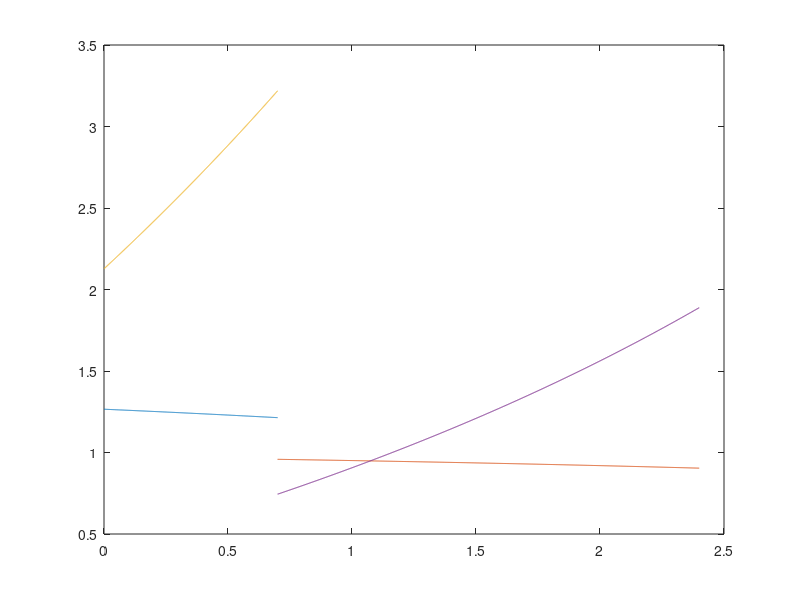

Write the MATLAB code that produced this figure.

% Openrocket on drive


% Parameters

res = 1000; % Timestep resolution


%%%% Distance is from tip of Nose Cone
% Mass in kg
% Distance in meters
% Time in Seconds

% Booster and Sustainer Time Values

Tboost     = .7;   
Tsust      = 1.7;   

%% Lengths
% Lengths (m)
Lnosecone        = .500;  % Nosecone and Forward Body Tube
Lshoulder        = .090;
Lebay            = .200;
Lsustbodytube    = .660; 
Lforwardfins     = .200;
Lstagingcoupler  = .200;
Lboosterbodytube = .600;
Laftfins         = .110;
Lboost           = .320;    
Lsust            = .320;

% Internal electronics (m)  
Lbattery       = 0.0265;      
Laltimeter     = 0.0996;
LSEDSaltimeter = 0.06985;
Lswitch        = 0.01;

% Internal pieces (m)
Ldrogueparachute  = 0.04;
Lmainparachute    = 0.06;  
Lboosterparachute = 0.05;

% Coupler BodyTube Pieces
couplerBodyTube = .02;  %(m)

% Motor Hang
motorhang = .03; 

%% Distances

%Distance from tip of Nose Cone (Never have to Change) (Centroid) check

% CHECK CALCULATIONS***

Dnosecone        = Lnosecone*.666;
Dshoulder        = Lnosecone + Lshoulder/2;
Debay            = Dshoulder + Lshoulder/2  + couplerBodyTube/2;
Dsustbodytube    = Debay + couplerBodyTube/2 + Lsustbodytube/2;
Dforwardfins     = Dsustbodytube + Lsustbodytube/2 - Lforwardfins/2;                     % This might need work finding a better centroid distance  
Dstagingcoupler  = Dforwardfins + Lforwardfins/2 + couplerBodyTube/2;
Dsust            = Dstagingcoupler - couplerBodyTube/2 - Lsust/2 + motorhang;
Dboosterbodytube = Dstagingcoupler + couplerBodyTube/2 + Lboosterbodytube/2;
Daftfins         = Dstagingcoupler + couplerBodyTube/2 + Lboosterbodytube - Laftfins/2;  % This might need work finding a better centroid distance  
Dboost           = Dstagingcoupler + couplerBodyTube/2 + Lboosterbodytube - Lboost/2 + motorhang; 

% Internal Components: OpenRocket offsets from parent part (m)
xbattery       = 0.14; % from aft end of nosecone
xaltimeter     = 0.03; % from aft end of nosecone
xSEDSaltimeter = 0.22; % from tip of nose cone
xswitch        = 0.02; % from aft end of nosecone

xdrogueparachute    = 0.45; % from tip of nose cone
xmainparachute      = 0.12; % from forward end of sustainer body tube
xboosterparachute   = 0.12; % from forward end of booster body tube 
xcenteringring1     = 0;
xcenteringring2     = 0;
xcenteringring3     = 0;
xcenteringring4     = 0;

% Internal Electronics: Distances from Tip of Nose Cone
Dbattery       = Lnosecone + xbattery + Lbattery/2;      
Daltimeter     = Lnosecone + xaltimeter + Laltimeter/2;
DSEDSaltimeter = xSEDSaltimeter;
Dswitches      = Lnosecone + xswitch + Lswitch/2;

% Internal Components: Distances from Tip of Nose Cone
Ddrogueparachute    = xdrogueparachute;
Dmainparachute      = Lnosecone + xmainparachute + Lmainparachute/2;
Dboosterparachute   = Lnosecone + Lebay - Lshoulder + Lsustbodytube + xboosterparachute + Lboosterparachute/2 ;   
Dcenteringring      = 0;




%           ***RESUME EDITING HERE***





%% Masses
% Mass of Components (kg)
Mnosecone        = .063;
% Mshoulder        = .089;
Mshoulder        = 0;
Mebay            = .120;
Msustbodytube    = .169;
Mforwardfins     = .104;
Mstagingcoupler  = .045;    % With 1 bulkhead = 9g
Mboosterbodytube = .165;    % need to add mass of 2 centering rings for both motors soon, need their own centroid 
Maftfins         = .084;   
Mboostinit       = .294;    % Initial mass of booster
Msustinit        = .349;    % Initial mass of sustainer 
Mboostprop       = .132;    % Mass of propellant 
Msustprop        = .185;    % Mass of propellant


% Internal electronics (kg)  
Mbattery       = 0.045;      
Maltimeter     = 0.0017;
MSEDSaltimeter = 0.0158;
Mswitch        = 0;

% Internal pieces (kg)
Mdrogueparachute    = 0;
Mmainparachute      = 0;
Mboosterparachute   = 0;   
Mcenteringring      = 0;


tb      = linspace(0,Tboost,res); % 1000 different times of flight from 0 to .7 seconds
Mboost  = Mboostinit-(Mboostprop/Tboost)*tb; % Mass of the booster during flight
CGBoost = Mboost.*Dboost;
Mtot    = Mboost + Msustinit + Mnosecone + Mshoulder + Mebay + Msustbodytube + Mforwardfins + Mstagingcoupler + Mboosterbodytube + Maftfins; 
CG      =  (CGBoost + Dnosecone*Mnosecone + Dshoulder*Mshoulder + Debay*Mebay + Dsustbodytube*Msustbodytube + Dforwardfins*Mforwardfins + Dstagingcoupler*Mstagingcoupler + Dsust*Msustinit + Dboosterbodytube*Mboosterbodytube + Daftfins*Maftfins)./Mtot;   

plot(tb,CG)

ts     = linspace(0,Tsust,res);             % 1000 different times of flight from 0 to 1.4 seconds
Msust  = Msustinit - (Msustprop/Tsust)*ts;  % Mass of sustainer through flight
CGSust = Msust.*Dsust;                      % Center of Gravity of sustainer through flight
Mtot2  = Msust + Mnosecone + Mshoulder + Mebay + Msustbodytube + Mforwardfins;   % Total mass of sustainer through flight
CG2    = (CGSust+Dnosecone*Mnosecone + Dshoulder*Mshoulder + Debay*Mebay + Dsustbodytube*Msustbodytube + Dforwardfins*Mforwardfins)./Mtot2;


hold on
ts     = linspace(Tboost,Tboost+Tsust,res);% 1000 different times of flight from .7 to 2.4 seconds
plot(ts,CG2)


%% CP (m)

Cr  = .1;   %Lrootchord   
Ct  = .1;   %Ltipchord 
Ss   = .0563;  %Lsemispan 
Lf  = .114;   %Lmidchordline
Xr  = .1;   %Lfinrootleadtofintiplead

Xb  = Dforwardfins - Lforwardfins/2;  %Lnosetiptorootchord

Rbodytube = .0474/2; 

cnn = 2;                 % For nose cone
xn  = .666 * Lnosecone;  % Center of Pressure for conical nose cone
cnt = 0;                 % Same diameter rocket throughout
xt  = 0;                 % Not applicable
nf  = 3;                 % Number of Fins

% Nose Cone Calcs
x1=1.0+(Rbodytube/(Ss+Rbodytube));
x2=4.0*nf*(Ss*Ss/(Rbodytube*Rbodytube*4));
x3a=2.0*Lf;
x3b=Cr+Ct;
x3=x3a/x3b;
x4=1.0+sqrt(1.0+x3*x3);
cnf=x1*x2/x4;
xf = (1.0/6.0)*(Cr+Ct-(Cr*Ct/(Cr+Ct)))+(Xr/3.0)*((Cr+2.0*Ct)/(Cr+Ct))+Xb;

% Calculation for CP (sustainer)

cnr=cnn+cnt+cnf;
cp = ((cnn*xn+cnt*xt+cnf*xf)/cnr);


%% Booster & Sustainer

% Fin Parameters
Cr2  = .11;   %Lrootchord   
Ct2  = .05;   %Ltipchord 
Ss2  = .053;  %Lsemispan 
Lf2  = .053;   %Lmidchordline
Xr2  = .03;   %Lfinrootleadtofintiplead
Xb2  = Daftfins - Laftfins/2;

% Equations for CP (full rocket)
x12=1.0+(Rbodytube/(Ss2+Rbodytube));
x22=4.0*nf*(Ss2*Ss2/(Rbodytube*Rbodytube*4)); % Diameter of Bodytube
x3a2=2.0*Lf2;
x3b2=Cr2+Ct2;
x32=x3a2/x3b2;
x42=1.0+sqrt(1.0+x32*x32);


xf2 = (1.0/6.0)*(Cr2+Ct2-(Cr2*Ct2/(Cr2+Ct2)))+(Xr2/3.0)*((Cr2+2.0*Ct2)/(Cr2+Ct2))+Xb2;
cnf2=x12*x22/x42;
cnr2=cnn+cnt+cnf+cnf2;
cp2 = ((cnn*xn+cnt*xt+cnf*xf+cnf2*xf2)/cnr2);


% Plotting Caliber

cal1 = (cp2-CG)/(2*Rbodytube);
plot(tb,cal1)
cal2 = (cp-CG2)/(2*Rbodytube);
hold on
plot(ts,cal2)

